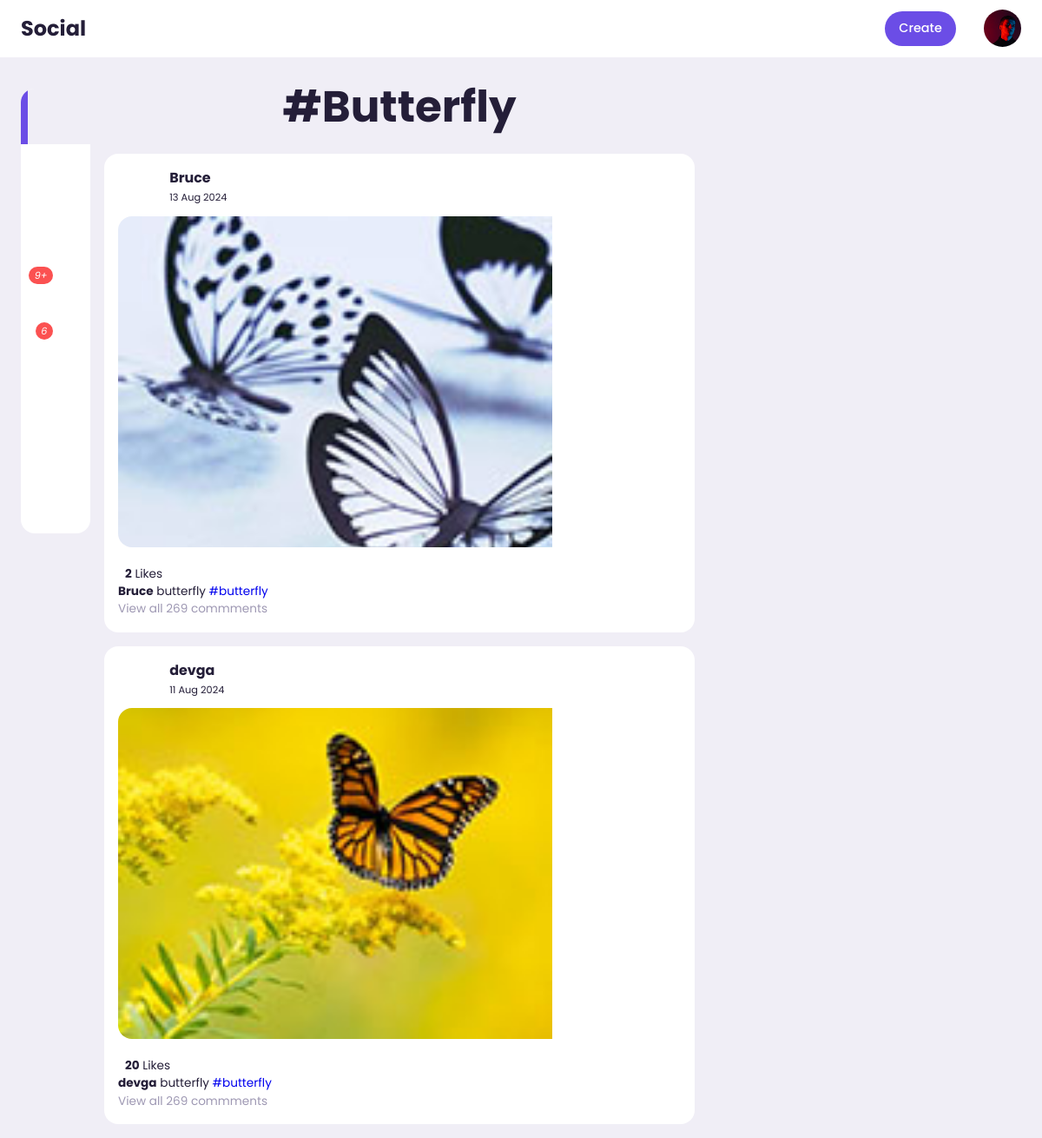
The page /post/tag/24babae7-57e2-11ef-ba1a-2c3b7007bc14 on the database its author committed.
### post/models.py (models this page shows, shortened)
class Tag(models.Model):
    title = models.CharField(max_length=100,verbose_name="Tag")
    slug = models.SlugField(null=False,unique=True,default=uuid.uuid1)
    class Meta:
        verbose_name  = 'Tag'
        verbose_name_plural = 'Tags'
    def get_absolute_url(self):
        return reverse('tags',args=[self.slug])

class Post(models.Model):
    id = models.UUIDField(primary_key=True,default=uuid.uuid4,editable=False)
    picture = models.ImageField(upload_to=user_directory_path,verbose_name="Picture",null=True)
    caption = models.CharField(max_length=10000,verbose_name="Caption")
    posted = models.DateTimeField(auto_now_add=True)
    tag = models.ManyToManyField(Tag,related_name="tags")
    user = models.ForeignKey(User,on_delete=models.CASCADE)
    likes = models.IntegerField(default=0)
    def get_absolute_url(self):
        return reverse('post-details',args=[str(self.id)])

### post/views.py (the view)
# urls.py: path('tag/<slug:tag_slug>',views.Tags,name='tags'),
def Tags(request,tag_slug):
    tag=get_object_or_404(Tag,slug=tag_slug)
    posts = Post.objects.filter(tag=tag).order_by('-posted')
    context={
        'posts' : posts,
        'tag' : tag
    }
    return render(request,'post/tag.html',context)

### post/templates/post/tag.html (shortened to what this page needs)
{%extends 'base.html'%}
{%load static%}
    {%block content%}
<div class="middle">
    <header>
        <div>
         <h1 style="font-size: 50px; text-align:center; font-weight: bold; ">
            #{{tag.title|title}}</h1>
        </div>
    </header>
    <div class="feeds">
        {% for post in posts %}
        <div class="feed">
            <div class="head">
                <div class="user">
                    <div class="profile-photo">
                    </div>
                    <div class="ingo">
                        <h3>{{post.user.username}}</h3>
                        <small>{{post.posted|date:"d M Y"}}</small>
                    </div>
                </div>
            </div>
            <div class="photo">
                <a href="{{post.get_absolute_url}}"><img src="{{post.picture.url}}" style="width: 500px; height: 381px; object-fit: cover;" >
            </a>
            </div>
            <div class="liked-by">
                <p id="like-count-{{ post.id }}"><b>{{ post.likes }}</b> Likes</p>
            </div>
            <div class="caption">
                <p><b>{{post.user.username}}</b> {{post.caption}}
                     <span class="harsh-tag">{% for tag in post.tag.all%}<a href ="{{tag.get_absolute_url}}">#{{tag.title}}</a>{% endfor %}</span></p>
            </div>
            <div>
                <div class="comments text-muted">View all 269 commments</div>
            </div>
        </div>
        {% endfor %}
    </div>
</div>
{% endblock content %}

### static/style.css (style rules this page uses)
:root { --primary-color-hue: 252; --dark-color-lightness:17%; --light-color-lightness:95%; --white-color-lightness:100%; --color-dark : hsl(252,30%, var(--dark-color-lightness)); --color-light : hsl(252,30%,var(--light-color-lightness)); --color-gray : hsl(var(--primary-color-hue),15%,65%); --color-primary: hsl(var(--primary-color-hue),75%,60%); --color-secondary: hsl(252,100%,90%); --color-danger: hsl(0,95%,65%); --color-sucsess: hsl(120,95%,65%); --color-white: hsl(252,30%,var(--white-color-lightness)); --color-black : hsl(252,30%,10%); --border-radius: 2rem; --card-border-radius: 1rem; --btn-padding: 0.6rem 1rem; --search-padding: 0.6rem 1rem; --card-padding: 1rem; --sticky-top-left: 5.4rem; --sticky-top-right: -18rem; }
*, *::before, *::after { margin: 0; padding: 0; outline: 0; box-sizing: border-box; text-decoration: none; list-style: none; border: none; }
body { font-family: "Poppins",sans-serif ; color: var(--color-dark); background: var(--color-light); overflow-x: hidden; }
.profile-photo { width: 2.7rem; aspect-ratio: 1/1; border-radius: 50%; overflow: hidden; }
img { display: block; width: 100%; }
.text-muted { color: var(--color-gray); }
.middle .feeds .feed { background: var(--color-white); border-radius: var(--card-border-radius); padding: var(--card-padding); margin: 1rem 0; font-size: 0.85rem; line-height: 1.5; }
.middle .feed .head { display: flex; justify-content: space-between; }
.middle .feed .user { display: flex; gap: 1rem; }
.middle .feed .photo { border-radius: var(--card-border-radius); overflow: hidden; margin: 0.7rem 0; }
.middle .liked-by { display: flex; }
.middle .liked-by p { margin-left: 0.5rem; }

### rows shown on the page
Tag: title "Butterfly", title "butterfly"
Post: user.username "Bruce", posted "13 Aug 2024", picture (picture), likes "2", caption "butterfly"
Post: user.username "devga", posted "11 Aug 2024", picture (picture), likes "20", caption "butterfly"
